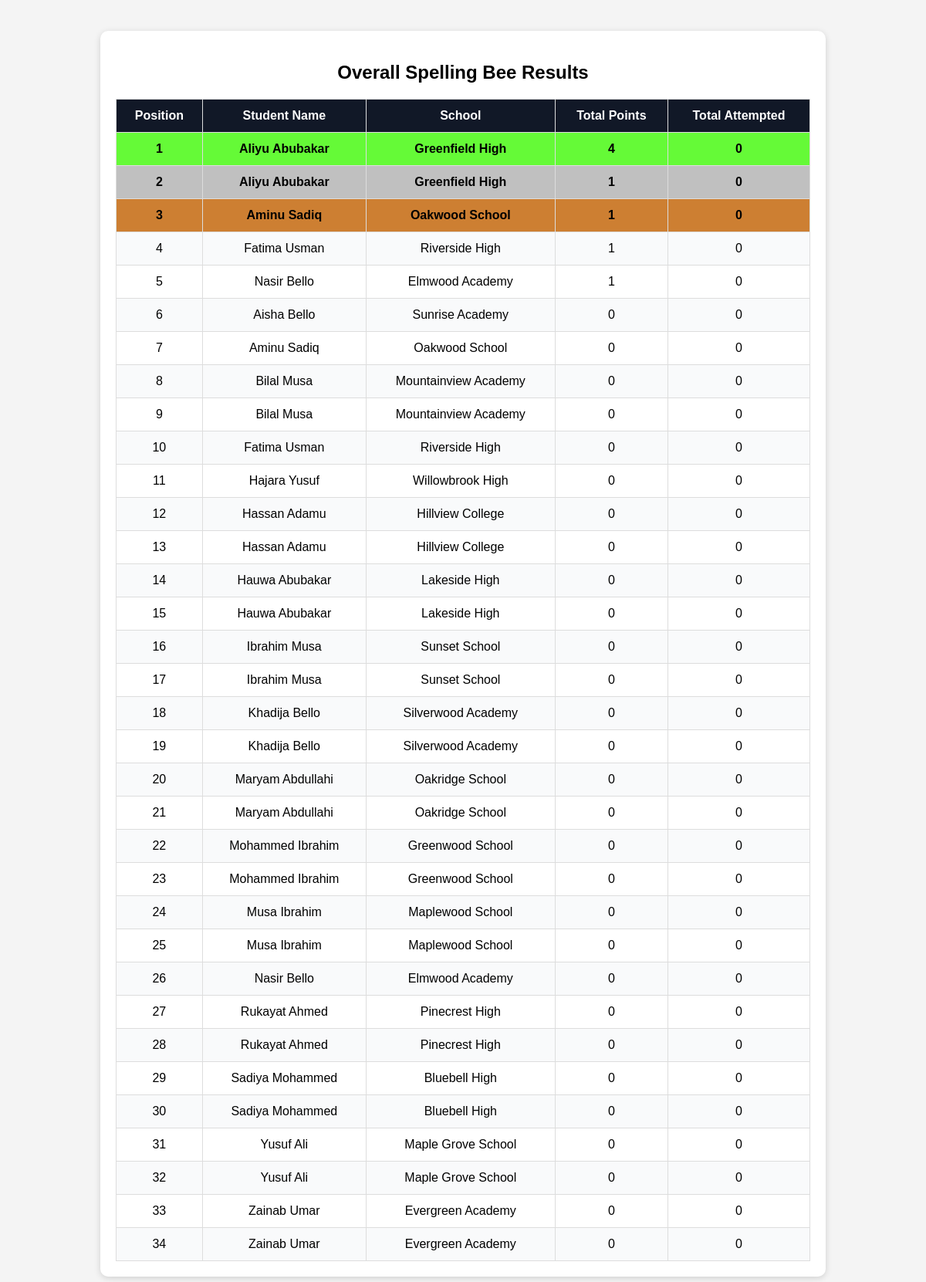
The page /overall_results on the database its author committed.
### app.py (models this page shows)
class Student(db.Model):
    id = db.Column(db.Integer, primary_key=True)
    name = db.Column(db.String(200), nullable=False)
    school = db.Column(db.String(200), nullable=False)
    points = db.Column(db.Integer, nullable=False, default=0)

### app.py (the view)
@app.route("/overall_results")
def overall_results():
    students = Student.query.order_by(Student.points.desc(), Student.name.asc()).all()
    answered_numbers = session.get("answered_numbers", {})
    table_data = []
    for s in students:
        total_attempted = sum(1 for key, status in answered_numbers.items() if status in ["correct", "incorrect"])
        table_data.append({
            "name": s.name,
            "school": s.school,
            "points": s.points,
            "total": total_attempted
        })
    return render_template("overall_result.html", table_data=table_data)

### templates/overall_result.html (shortened to what this page needs)
<!DOCTYPE html>
<html lang="en">
<head>
</head>
<body>
<div class="container">
    <h2>Overall Spelling Bee Results</h2>
    <table class="results-table">
        <thead>
            <tr>
                <th>Position</th>
                <th>Student Name</th>
                <th>School</th>
                <th>Total Points</th>
                <th>Total Attempted</th>
            </tr>
        </thead>
        <tbody>
            {% for row in table_data %}
            <tr class="animated-row
                {% if loop.index == 1 %}first-place
                {% elif loop.index == 2 %}second-place
                {% elif loop.index == 3 %}third-place
                {% endif %}"
                style="animation-delay: {{ loop.index * 0.2 }}s">
                <td>{{ loop.index }}</td>
                <td>{{ row.name }}</td>
                <td>{{ row.school }}</td>
                <td>{{ row.points }}</td>
                <td>{{ row.total }}</td>
            </tr>
            {% endfor %}
        </tbody>
    </table>
</div>
</body>
</html>

### templates/overall_result.html (style rules this page uses)
body { background: #f4f4f4; font-family: Arial, sans-serif; }
.container { max-width: 900px; margin: 40px auto; background: #fff; border-radius: 10px; padding: 20px; box-shadow: 0 2px 8px rgba(0,0,0,0.15); }
h2 { text-align: center; margin-bottom: 20px; }
.results-table { width: 100%; border-collapse: collapse; margin-top: 20px; }
.results-table th, .results-table td { padding: 12px; border: 1px solid #ddd; text-align: center; }
.results-table th { background: #111827; color: white; }
.results-table tr:nth-child(even) { background: #f9fafb; }
.animated-row { animation: fadeSlide 0.6s ease forwards; opacity: 0; }
.first-place { background: #65fa37 !important; font-weight: bold; }
.second-place { background: #C0C0C0 !important; font-weight: bold; }
.third-place { background: #CD7F32 !important; font-weight: bold; }

### rows shown on the page
Student: name "Aliyu Abubakar", school "Greenfield High", points "4", total "0"
Student: name "Aliyu Abubakar", school "Greenfield High", points "1", total "0"
Student: name "Aminu Sadiq", school "Oakwood School", points "1", total "0"
Student: name "Fatima Usman", school "Riverside High", points "1", total "0"
Student: name "Nasir Bello", school "Elmwood Academy", points "1", total "0"
Student: name "Aisha Bello", school "Sunrise Academy", points "0", total "0"
Student: name "Aminu Sadiq", school "Oakwood School", points "0", total "0"
Student: name "Bilal Musa", school "Mountainview Academy", points "0", total "0"
Student: name "Bilal Musa", school "Mountainview Academy", points "0", total "0"
Student: name "Fatima Usman", school "Riverside High", points "0", total "0"
Student: name "Hajara Yusuf", school "Willowbrook High", points "0", total "0"
Student: name "Hassan Adamu", school "Hillview College", points "0", total "0"
Student: name "Hassan Adamu", school "Hillview College", points "0", total "0"
Student: name "Hauwa Abubakar", school "Lakeside High", points "0", total "0"
Student: name "Hauwa Abubakar", school "Lakeside High", points "0", total "0"
Student: name "Ibrahim Musa", school "Sunset School", points "0", total "0"
Student: name "Ibrahim Musa", school "Sunset School", points "0", total "0"
Student: name "Khadija Bello", school "Silverwood Academy", points "0", total "0"
Student: name "Khadija Bello", school "Silverwood Academy", points "0", total "0"
Student: name "Maryam Abdullahi", school "Oakridge School", points "0", total "0"
Student: name "Maryam Abdullahi", school "Oakridge School", points "0", total "0"
Student: name "Mohammed Ibrahim", school "Greenwood School", points "0", total "0"
Student: name "Mohammed Ibrahim", school "Greenwood School", points "0", total "0"
Student: name "Musa Ibrahim", school "Maplewood School", points "0", total "0"
Student: name "Musa Ibrahim", school "Maplewood School", points "0", total "0"
Student: name "Nasir Bello", school "Elmwood Academy", points "0", total "0"
Student: name "Rukayat Ahmed", school "Pinecrest High", points "0", total "0"
Student: name "Rukayat Ahmed", school "Pinecrest High", points "0", total "0"
Student: name "Sadiya Mohammed", school "Bluebell High", points "0", total "0"
Student: name "Sadiya Mohammed", school "Bluebell High", points "0", total "0"
Student: name "Yusuf Ali", school "Maple Grove School", points "0", total "0"
Student: name "Yusuf Ali", school "Maple Grove School", points "0", total "0"
Student: name "Zainab Umar", school "Evergreen Academy", points "0", total "0"
Student: name "Zainab Umar", school "Evergreen Academy", points "0", total "0"
